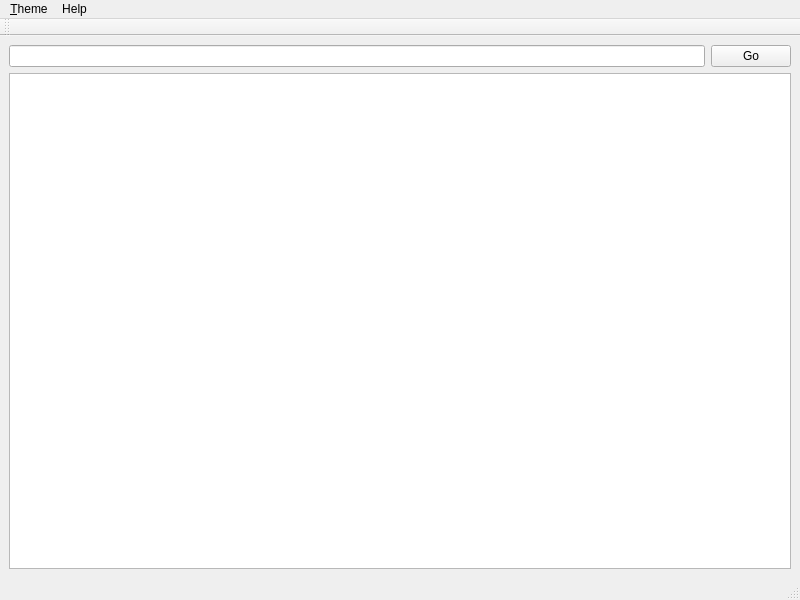
<?xml version="1.0" encoding="UTF-8"?>
<ui version="4.0">
 <class>MainWindow</class>
 <widget class="QMainWindow" name="MainWindow">
  <property name="geometry">
   <rect>
    <x>0</x>
    <y>0</y>
    <width>800</width>
    <height>600</height>
   </rect>
  </property>
  <property name="windowTitle">
   <string>File Browser</string>
  </property>
  <property name="windowIcon">
   <iconset>
    <normaloff>bino-icon.png</normaloff>bino-icon.png</iconset>
  </property>
  <widget class="QWidget" name="centralwidget">
   <layout class="QGridLayout" name="gridLayout">
    <item row="0" column="0">
     <layout class="QVBoxLayout" name="verticalLayout">
      <item>
       <layout class="QHBoxLayout" name="horizontalLayout">
        <item>
         <widget class="QLineEdit" name="addressLineEdit"/>
        </item>
        <item>
         <widget class="QPushButton" name="gotoPushButton">
          <property name="text">
           <string>Go</string>
          </property>
         </widget>
        </item>
       </layout>
      </item>
      <item>
       <widget class="QTreeView" name="directoryTreeView">
        <property name="sortingEnabled">
         <bool>true</bool>
        </property>
       </widget>
      </item>
     </layout>
    </item>
   </layout>
  </widget>
  <widget class="QMenuBar" name="menubar">
   <property name="geometry">
    <rect>
     <x>0</x>
     <y>0</y>
     <width>800</width>
     <height>21</height>
    </rect>
   </property>
   <widget class="QMenu" name="menu_Theme">
    <property name="title">
     <string>&amp;Theme</string>
    </property>
    <addaction name="actionDark_Theme"/>
   </widget>
   <widget class="QMenu" name="menuHelp">
    <property name="title">
     <string>Help</string>
    </property>
    <addaction name="actionAbout"/>
   </widget>
   <addaction name="menu_Theme"/>
   <addaction name="menuHelp"/>
  </widget>
  <widget class="QStatusBar" name="statusBar"/>
  <widget class="QToolBar" name="toolBar">
   <property name="windowTitle">
    <string>toolBar</string>
   </property>
   <attribute name="toolBarArea">
    <enum>TopToolBarArea</enum>
   </attribute>
   <attribute name="toolBarBreak">
    <bool>false</bool>
   </attribute>
  </widget>
  <action name="actionDark_Theme">
   <property name="checkable">
    <bool>true</bool>
   </property>
   <property name="text">
    <string>Dark Theme</string>
   </property>
  </action>
  <action name="actionAbout">
   <property name="text">
    <string>About</string>
   </property>
  </action>
 </widget>
 <resources/>
 <connections>
  <connection>
   <sender>directoryTreeView</sender>
   <signal>collapsed(QModelIndex)</signal>
   <receiver>MainWindow</receiver>
   <slot>refreshTreeView()</slot>
   <hints>
    <hint type="sourcelabel">
     <x>399</x>
     <y>321</y>
    </hint>
    <hint type="destinationlabel">
     <x>399</x>
     <y>299</y>
    </hint>
   </hints>
  </connection>
  <connection>
   <sender>directoryTreeView</sender>
   <signal>expanded(QModelIndex)</signal>
   <receiver>MainWindow</receiver>
   <slot>refreshTreeView()</slot>
   <hints>
    <hint type="sourcelabel">
     <x>399</x>
     <y>321</y>
    </hint>
    <hint type="destinationlabel">
     <x>399</x>
     <y>299</y>
    </hint>
   </hints>
  </connection>
  <connection>
   <sender>directoryTreeView</sender>
   <signal>doubleClicked(QModelIndex)</signal>
   <receiver>MainWindow</receiver>
   <slot>openFile()</slot>
   <hints>
    <hint type="sourcelabel">
     <x>399</x>
     <y>321</y>
    </hint>
    <hint type="destinationlabel">
     <x>399</x>
     <y>299</y>
    </hint>
   </hints>
  </connection>
 </connections>
 <slots>
  <slot>refreshTreeView()</slot>
  <slot>openFile()</slot>
 </slots>
</ui>
